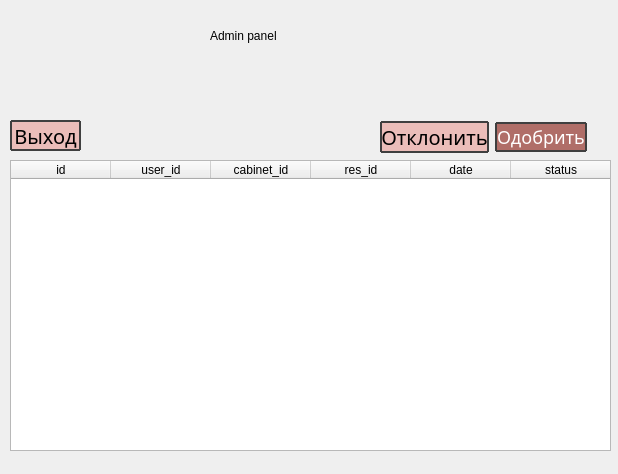
<?xml version="1.0" encoding="UTF-8"?>
<ui version="4.0">
 <class>Form</class>
 <widget class="QWidget" name="Form">
  <property name="geometry">
   <rect>
    <x>0</x>
    <y>0</y>
    <width>618</width>
    <height>474</height>
   </rect>
  </property>
  <property name="windowTitle">
   <string>TROPIK - система бронирования</string>
  </property>
  <widget class="QLabel" name="label">
   <property name="geometry">
    <rect>
     <x>210</x>
     <y>10</y>
     <width>221</width>
     <height>51</height>
    </rect>
   </property>
   <property name="styleSheet">
    <string notr="true">font: 75 28pt &quot;Rubik&quot;;</string>
   </property>
   <property name="text">
    <string>Admin panel</string>
   </property>
  </widget>
  <widget class="QTableWidget" name="tableWidget">
   <property name="geometry">
    <rect>
     <x>10</x>
     <y>160</y>
     <width>601</width>
     <height>291</height>
    </rect>
   </property>
   <property name="verticalScrollBarPolicy">
    <enum>Qt::ScrollBarAsNeeded</enum>
   </property>
   <property name="horizontalScrollBarPolicy">
    <enum>Qt::ScrollBarAlwaysOff</enum>
   </property>
   <property name="sizeAdjustPolicy">
    <enum>QAbstractScrollArea::AdjustToContents</enum>
   </property>
   <property name="gridStyle">
    <enum>Qt::DashLine</enum>
   </property>
   <property name="wordWrap">
    <bool>true</bool>
   </property>
   <column>
    <property name="text">
     <string>id</string>
    </property>
   </column>
   <column>
    <property name="text">
     <string>user_id</string>
    </property>
   </column>
   <column>
    <property name="text">
     <string>cabinet_id</string>
    </property>
   </column>
   <column>
    <property name="text">
     <string>res_id</string>
    </property>
   </column>
   <column>
    <property name="text">
     <string>date</string>
    </property>
   </column>
   <column>
    <property name="text">
     <string>status</string>
    </property>
   </column>
  </widget>
  <widget class="QPushButton" name="pushButton_3">
   <property name="geometry">
    <rect>
     <x>10</x>
     <y>120</y>
     <width>71</width>
     <height>31</height>
    </rect>
   </property>
   <property name="styleSheet">
    <string notr="true">background-color: #ebbdb9;
color: black;
font-size: 20px;
font-family: Rubik;
border-radius: 1px;
border: 2px solid #3f3f3f</string>
   </property>
   <property name="text">
    <string>Выход</string>
   </property>
  </widget>
  <widget class="QWidget" name="" native="true">
   <property name="geometry">
    <rect>
     <x>380</x>
     <y>120</y>
     <width>207</width>
     <height>34</height>
    </rect>
   </property>
   <layout class="QHBoxLayout" name="horizontalLayout">
    <item>
     <widget class="QPushButton" name="pushButton_2">
      <property name="styleSheet">
       <string notr="true">background-color: #ebbdb9;
color: black;
font-size: 20px;
font-family: Rubik;
border-radius: 1px;
border: 2px solid #3f3f3f</string>
      </property>
      <property name="text">
       <string>Отклонить</string>
      </property>
     </widget>
    </item>
    <item>
     <widget class="QPushButton" name="pushButton">
      <property name="styleSheet">
       <string notr="true">background-color: #b06e68;
color: white;
font-size: 18px;
font-family: Rubik;
border-radius: 1px;
border: 2px solid #3f3f3f</string>
      </property>
      <property name="text">
       <string>Одобрить</string>
      </property>
     </widget>
    </item>
   </layout>
  </widget>
 </widget>
 <resources/>
 <connections/>
</ui>
